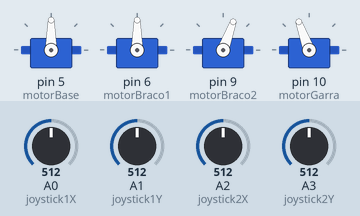
This sketch was run on a simulated Arduino Uno, built with avr-gcc and run on an emulated ATmega328P. Parts: 4 × servo. The inputs (shaded band) are chosen by the test bench; at power-on: A0 (joystick1X) = 512, A1 (joystick1Y) = 512, A2 (joystick2X) = 512, A3 (joystick2Y) = 512.

Above: at 1.2 s.
1.3 s: A0 (joystick1X) set to 716
At 2.5 s:
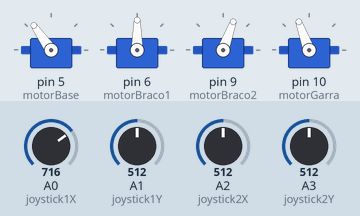
2.8 s: A1 (joystick1Y) set to 716
At 4.0 s:
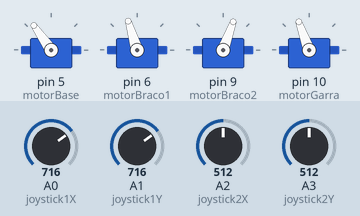
4.3 s: A2 (joystick2X) set to 992
At 5.5 s:
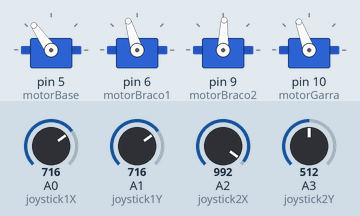
5.8 s: A3 (joystick2Y) set to 992
At 6.2 s:
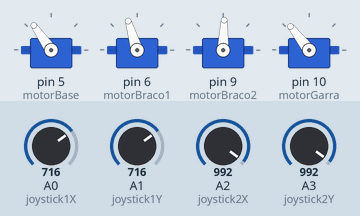
7.3 s: A0 (joystick1X) set to 992
At 7.9 s:
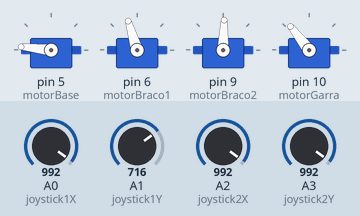
8.8 s: A1 (joystick1Y) set to 992
At 9.5 s:
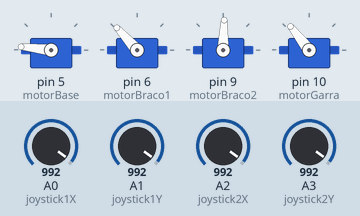
Timing chart, 0 to 11.3 s (numbered marks = the images above; inputs shaded):
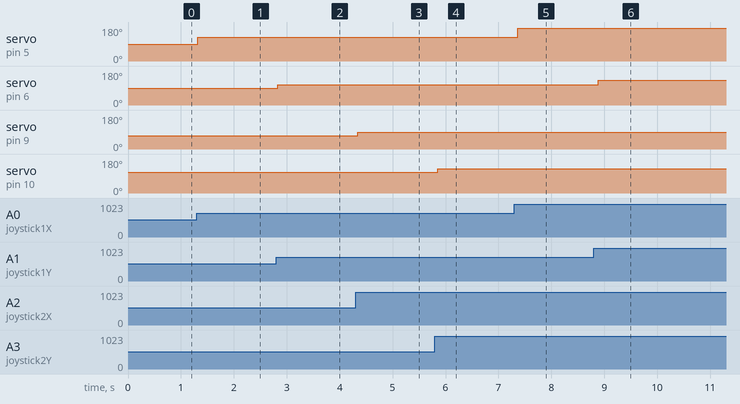

Measured:
- after the input at 1.3 s, servo on pin 5 (motorBase): 90° → 125° at once
- after the input at 2.8 s, servo on pin 6 (motorBraco1): 90° → 107° at once
- after the input at 4.3 s, servo on pin 9 (motorBraco2): 70° → 88° at once
- after the input at 5.8 s, servo on pin 10 (motorGarra): 110° → 128° after 0.06 s
- after the input at 7.3 s, servo on pin 5 (motorBase): 125° → 174° after 0.07 s
- after the input at 8.8 s, servo on pin 6 (motorBraco1): 107° → 132° after 0.08 s

The sketch:

Braco_Robo.ino
```cpp
#include <Servo.h>

/* Ideal deixar todos os motores nesse angulo para ajustar
o encaixe na direção correta*/
#define ANGULO_INICIAL_MOTOR 90

// --- Mapeamento dos Joysticks ---
#define joystick1X A0
#define joystick1Y A1

#define joystick2X A2
#define joystick2Y A3

// --- Mapeamento dos Servos Motores ---
Servo motorBase;
Servo motorBraco1;
Servo motorBraco2;
Servo motorGarra;

void setup() {
  mapearPinosMotores();
  mapeiaJoystick();
  iniciaAngulosMotores();
}

void loop() {
  moverBase();
  moverBraco1();
  moverBraco2();
  moverGarra();
  delay(100);
}

// -------------- Funções Auxiliares --------------

void mapearPinosMotores(){
  motorBase.attach(5); // motor conectado no pino 5 porque é um PWM
  motorBraco1.attach(6); // motor conectado no pino 6 porque é um PWM
  motorBraco2.attach(9); // motor conectado no pino 9 porque é um PWM
  motorGarra.attach(10); // motor conectado no pino 10 porque é um PWM
}

void mapeiaJoystick(){
  pinMode(joystick1X, INPUT); // Joystick como input
  pinMode(joystick1Y, INPUT); // Joystick como input
  pinMode(joystick2X, INPUT); // Joystick como input
  pinMode(joystick2Y, INPUT); // Joystick como input
}

void iniciaAngulosMotores(){
  motorBase.write(ANGULO_INICIAL_MOTOR); // Posição inicial do motor
  motorBraco1.write(ANGULO_INICIAL_MOTOR); // Posição inicial do motor
  motorBraco2.write(ANGULO_INICIAL_MOTOR); // Posição inicial do motor
  motorGarra.write(ANGULO_INICIAL_MOTOR); // Posição inicial do motor
}

void moverBase(){
  // Pega a posição do joystyck1X
  int posX = analogRead(joystick1X);

  /* Mapeia a posição do joystyck para inserir no motor, pegando a posX,
  que vai de 0 a 1023 e convertendo para um valor entre 0 e 180 */
  posX = map(posX, 0, 1023, 0, 180);

  // Escreve o valor no motor
  motorBase.write(posX);
}

void moverBraco1(){
  // Pega a posição do joystyck1Y
  int posY = analogRead(joystick1Y);

  /* Mapeia a posição do joystyck para inserir no motor, pegando a posY,
  que vai de 0 a 1023 e convertendo para um valor entre 45 e 135 */
  posY = map(posY, 0, 1023, 45, 135);

  // Escreve o valor no motor
  motorBraco1.write(posY);
}

void moverBraco2(){
  // Pega a posição do joystyck2X
  int posX = analogRead(joystick2X);

  /* Mapeia a posição do joystyck para inserir no motor, pegando a posX,
  que vai de 0 a 1023 e convertendo para um valor entre 50 e 90 */
  posX = map(posX, 0, 1023, 50, 90);

  // Escreve o valor no motor
  motorBraco2.write(posX);
}

void moverGarra(){
  // Pega a posição do joystyck2Y
  int posY = analogRead(joystick2Y);

  /* Mapeia a posição do joystyck para inserir no motor, pegando a posY,
  que vai de 0 a 1023 e convertendo para um valor entre 90 e 130 */
  posY = map(posY, 0, 1023, 90, 130);

  // Escreve o valor no motor
  motorGarra.write(posY);
}
```
